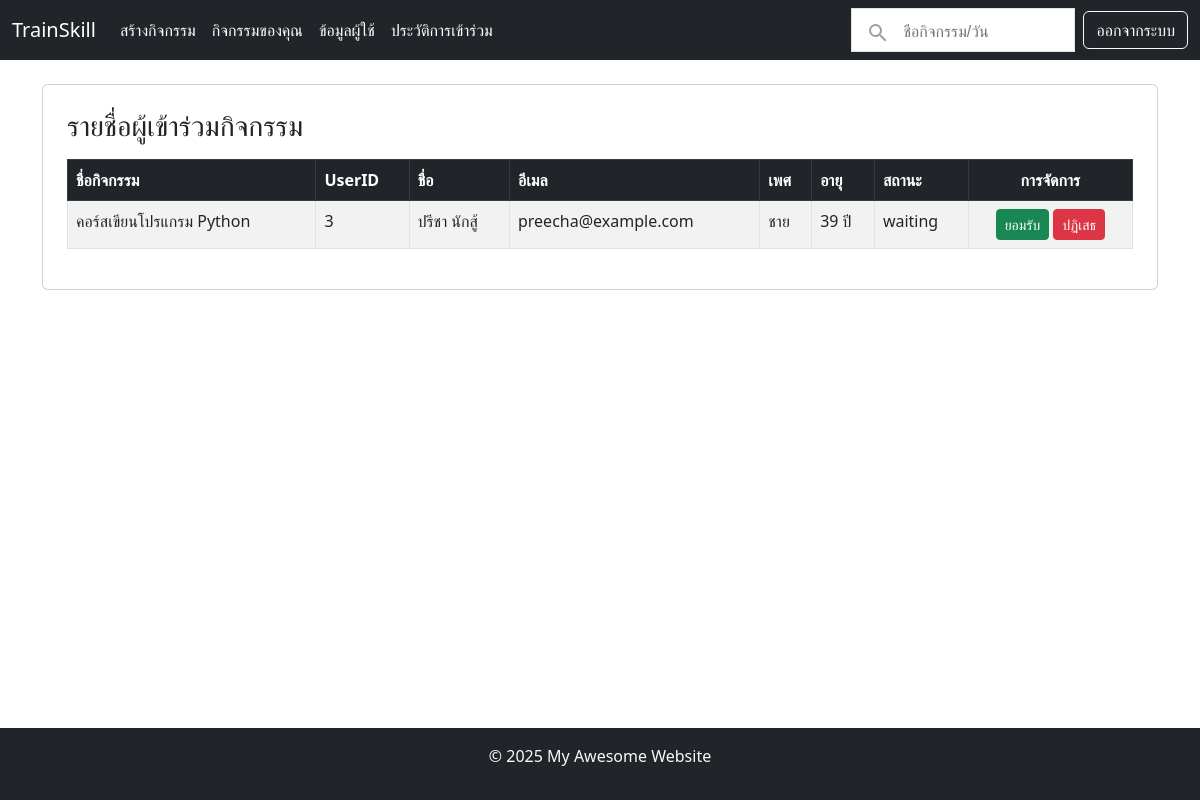
Screenshot of /course_participant?id=2 (signed in) with the database file from the repository.
### tables this page shows
CREATE TABLE training (
    training_id INT PRIMARY KEY AUTO_INCREMENT,
    registration_id INT NOT NULL,
    status ENUM('waiting', 'accepted', 'cancelled') NOT NULL,
    FOREIGN KEY (registration_id) REFERENCES registration(registration_id) ON DELETE CASCADE
);

CREATE TABLE courses (
    course_id INT PRIMARY KEY AUTO_INCREMENT,
    course_name VARCHAR(255) NOT NULL,
    user_id INT NOT NULL,
    description TEXT,
    start_date DATE NOT NULL,
    end_date DATE NOT NULL,
    max_participants INT NOT NULL,
    FOREIGN KEY (user_id) REFERENCES users(user_id) ON DELETE CASCADE
);

CREATE TABLE registration (
    registration_id INT PRIMARY KEY AUTO_INCREMENT,
    user_id INT NOT NULL,
    course_id INT NOT NULL,
    FOREIGN KEY (user_id) REFERENCES users(user_id) ON DELETE CASCADE,
    FOREIGN KEY (course_id) REFERENCES courses(course_id) ON DELETE CASCADE
);

CREATE TABLE users (
    user_id INT PRIMARY KEY AUTO_INCREMENT,
    user_name VARCHAR(255) NOT NULL,
    email VARCHAR(255) UNIQUE NOT NULL,
    password VARCHAR(255) NOT NULL,
    gender ENUM('ชาย', 'หญิง', 'ไม่ระบุ'),
    birthday DATE,
    phone_number VARCHAR(20)
);

### includes/view.php (called while the page is built, shortened)
<?php
function renderView(string $template, array $data = []): void
{
    include TEMPLATES_DIR . '/header.php';
    include TEMPLATES_DIR . '/' . $template . '.php';
    include TEMPLATES_DIR . '/footer.php';
}

### routes/course_participant_get.php (called while the page is built)
<?php
$result = getTrainingByCourseId($_GET['id']);
renderView('course_participant_get', ['training' => $result]);

### databases/training.php (called while the page is built, shortened)
<?php
function getTrainingByCourseId($courseId): mysqli_result|bool
{
    $conn = getConnection();
    $sql = '
        SELECT c.*, u.*, r.*, t.*
        FROM training t
        INNER JOIN registration r ON t.registration_id = r.registration_id
        INNER JOIN users u ON r.user_id = u.user_id
        INNER JOIN courses c ON r.course_id = c.course_id
        WHERE c.course_id = ?;
    ';
    $stmt = $conn->prepare($sql);
    $stmt->bind_param('i', $courseId);
    $stmt->execute();
    $result = $stmt->get_result();
    return $result;
}

### templates/course_participant_get.php (the view)
<?php
$training = $data['training'];
?>
<div class="container mt-4 content">
    <div class="card p-4">
        <h3 class="mb-3">รายชื่อผู้เข้าร่วมกิจกรรม</h3>
        <div class="table-responsive">
            <table class="table table-bordered table-striped">
                <thead class="table-dark">
                    <tr>
                        <th>ชื่อกิจกรรม</th>
                        <th>UserID</th>
                        <th>ชื่อ</th>
                        <th>อีเมล</th>
                        <th>เพศ</th>
                        <th>อายุ</th>
                        <th>สถานะ</th>
                        <th class="text-center">การจัดการ</th>
                    </tr>
                </thead>
                <tbody>
                    <?php foreach ($training as $activity): ?>
                        <tr>
                            <td><?= $activity['course_name'] ?></td>
                            <td><?= $activity['user_id'] ?></td>
                            <td><?= $activity['user_name'] ?></td>
                            <td><?= $activity['email'] ?></td>
                            <td><?= $activity['gender'] ?></td>
                            <td><?= (new DateTime())->diff(new DateTime($activity['birthday']))->y . " ปี"; ?></td>
                            <td><?= $activity['status'] ?></td>
                            <td class="text-center">
                                <?php if ($activity['status'] == 'completed' || $activity['status'] == 'cancelled') { ?>
                                    <p>จัดการเสร็จสิ้น</p>
                                <?php } else { ?>
                                    <a href="" class="btn btn-success btn-sm" onclick="return confirmAlright()">ยอมรับ</a>
                                    <a href="" class="btn btn-danger btn-sm" onclick="return confirmReject()">ปฏิเสธ</a>
                                <?php } ?>
                            </td>
                        </tr>
                    <?php endforeach; ?>
                </tbody>
            </table>
        </div>
    </div>
</div>

### templates/header.php (style rules this page uses)
html, body { height: 100%; margin: 0; display: flex; flex-direction: column; }
.container { flex: 1; }

### rows the page displays
training: courses.course_name "คอร์สเขียนโปรแกรม Python", registration.user_id "3", users.user_name "ปรีชา นักสู้", users.email "preecha@example.com", users.gender "ชาย", status "waiting", shows "ยอมรับ"
